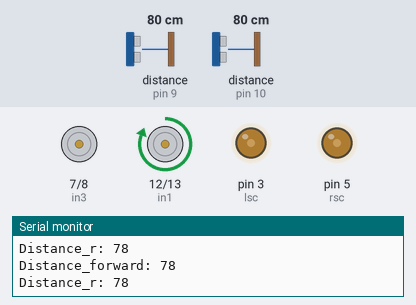
The sketch below on a simulated Arduino Uno, built with avr-gcc and run on an emulated ATmega328P. On the bench: motor-driver pin pairs drawn as motors (green arrow = first pin HIGH = forward, orange = second pin HIGH = backward, longer = more drive), output pins drawn as LEDs (lit = HIGH), the last lines printed to the serial monitor. Wiring (inferred from the names in the program): 2 × ultrasonic range finder: trigger pin 4, echo pin 9 / trigger pin 11, echo pin 10. The test bench sets the inputs (shaded band); at power-on: distance to the obstacle (sensors on pin 9, pin 10) 80 cm. The echo pulse lasts 58.3 µs per cm; pins used as bus, display or sensor lines are not drawn.

Above: at 1.2 s.
1.3 s: distance to the obstacle (sensor on pin 9) set to 12 cm
2.8 s: distance to the obstacle (sensor on pin 9) set to 9 cm
At 4.0 s:
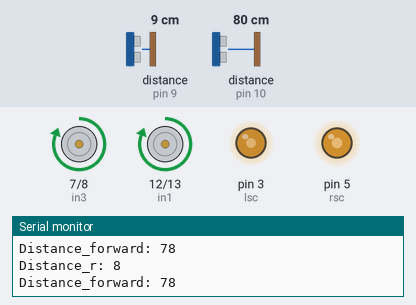
4.3 s: distance to the obstacle (sensor on pin 10) set to 8 cm
5.8 s: distance to the obstacle (sensor on pin 10) set to 5 cm
At 6.2 s:
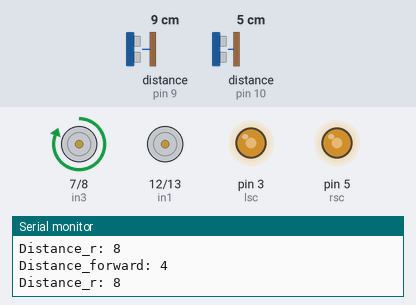
7.3 s: distance to the obstacle (sensor on pin 10) set to 9 cm
At 8.8 s:
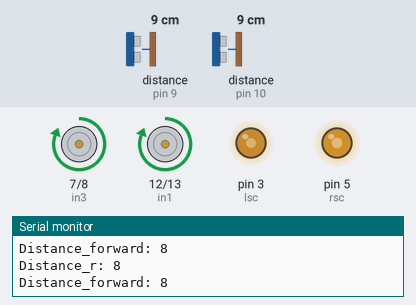
9.1 s: distance to the obstacle (sensor on pin 9) set to 7 cm
10.6 s: distance to the obstacle (sensor on pin 9) set to 4 cm
At 11.4 s:
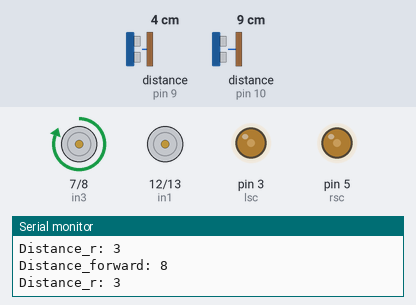
Timing chart, 0 to 13.1 s (numbered marks = the images above; inputs shaded):
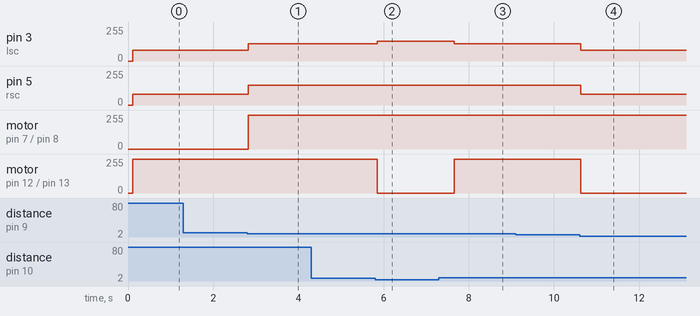

The sketch:

Wall_follower.ino
```cpp
//Define variables for different uses
const int lspeed = 170;
const int rspeed = 200;
const int in1= 12;
const int in2= 13;
const int in3= 7;
const int in4= 8;
const int lsc= 3;
const int rsc= 5;
const int tring_f= 11;
const int echo_f= 10;
const int tring_r= 4;
const int echo_r= 9;
const int conspeed=250;
long duration_f;
int distance_f;
long duration_r;
int distance_r;
int range = 2;
int dis_wall = 7;
void setup() {
  //Setup pin mode
  pinMode(in1,OUTPUT);
  pinMode(in2,OUTPUT);
  pinMode(in3,OUTPUT);
  pinMode(in4,OUTPUT);
  pinMode(lsc,OUTPUT);
  pinMode(rsc,OUTPUT);
  //sonar_right
    pinMode(tring_r, OUTPUT);
    pinMode(echo_r, INPUT);
  //sonar_front
    pinMode(tring_f, OUTPUT);
    pinMode(echo_f, INPUT);
   Serial.begin(9600);

}

//Function to drive the bot forward
void forward()
{
  digitalWrite(in1,1);
  digitalWrite(in2,0);
  digitalWrite(in3,1);
  digitalWrite(in4,0);
   analogWrite(lsc,130);
  analogWrite(rsc,150);

}
//Function to turn the bot left
void left()
{
  digitalWrite(in1,0);
  digitalWrite(in2,0);
  digitalWrite(in3,1);
  digitalWrite(in4,0);
   analogWrite(lsc,80);
  analogWrite(rsc,80);

}
//Function to turn the bot right
void right()
{
  digitalWrite(in1,1);
  digitalWrite(in2,0);
  digitalWrite(in3,0);
  digitalWrite(in4,0);
  analogWrite(lsc,80);
  analogWrite(rsc,80);

}
//Function to turn the bot 90 degree left
void sharp_left()
{
  digitalWrite(in1,0);
  digitalWrite(in2,0);
  digitalWrite(in3,1);
  digitalWrite(in4,0);
   analogWrite(lsc,150);
  analogWrite(rsc,150);
  delay(500);
}
//Function to stop the bot
void stop()
{
  digitalWrite(in1,0);
  digitalWrite(in2,0);
  digitalWrite(in3,0);
  digitalWrite(in4,0);

}
//Take input of Forward sonar
void sonar_f()
{
  digitalWrite(tring_f, LOW);
  delayMicroseconds(2);
  //making sound wave pulse
  digitalWrite(tring_f, HIGH);
  delayMicroseconds(10);
  digitalWrite(tring_f, LOW);
  //taking input of time duration that take the pulse to come back to sonar
  duration_f = pulseIn(echo_f, HIGH);
  //converting time duration to distance
  distance_f = duration_f * 0.034 / 2;
  //printing forward distance
  Serial.print("Distance_forward: ");
  Serial.println(distance_f);
}
//Take input of right sonar
void sonar_r()
{
  digitalWrite(tring_r, LOW);
  delayMicroseconds(2);
   //making sound wave pulse
  digitalWrite(tring_r, HIGH);
  delayMicroseconds(10);
  digitalWrite(tring_r, LOW);
  //taking input of time duration that take the pulse to come back to sonar
  duration_r = pulseIn(echo_r, HIGH);
   //converting time duration to distance (unit cm)
  distance_r = duration_r * 0.034 / 2;
  Serial.print("Distance_r: ");
  Serial.println(distance_r);
}
//ROBOT LOOP
void loop() {
  delay(100);
  //taking input of distance of wall forward and right
    sonar_f();
    sonar_r();
    //control logic
    if(distance_f>5)
    {
       if(distance_r<=dis_wall+range&&distance_r>=dis_wall-range)
       forward();
       else if(distance_r>dis_wall+range)
        right();
        else if(distance_r<dis_wall-range)
        left();
    }
    else
    {
          sharp_left();
    }


}
```

Measured:
- the behaviour switches between 11 and 10 cm on distance to the obstacle (sensor on pin 9) (found by bisection; images 0 and 1)
- the behaviour switches between 7 and 6 cm on distance to the obstacle (sensor on pin 10) (found by bisection; images 1 and 2)
- the behaviour switches between 6 and 5 cm on distance to the obstacle (sensor on pin 9) (found by bisection; images 3 and 4)
- after the input at 2.8 s, pin 3 (lsc): 80/255 → 130/255 at once; pin 5 (rsc): 80/255 → 150/255 at once; motor on pin 7 (in3) / pin 8 (in4): stopped → forward 255/255 at once
- after the input at 5.8 s, pin 3 (lsc): 130/255 → 150/255 after 0.05 s; motor on pin 12 (in1) / pin 13 (in2): forward 255/255 → stopped after 0.05 s
- after the input at 7.3 s, pin 3 (lsc): 150/255 → 130/255 after 0.36 s; motor on pin 12 (in1) / pin 13 (in2): stopped → forward 255/255 after 0.36 s
- after the input at 10.6 s, pin 3 (lsc): 130/255 → 80/255 at once; pin 5 (rsc): 150/255 → 80/255 at once; motor on pin 12 (in1) / pin 13 (in2): forward 255/255 → stopped at once
